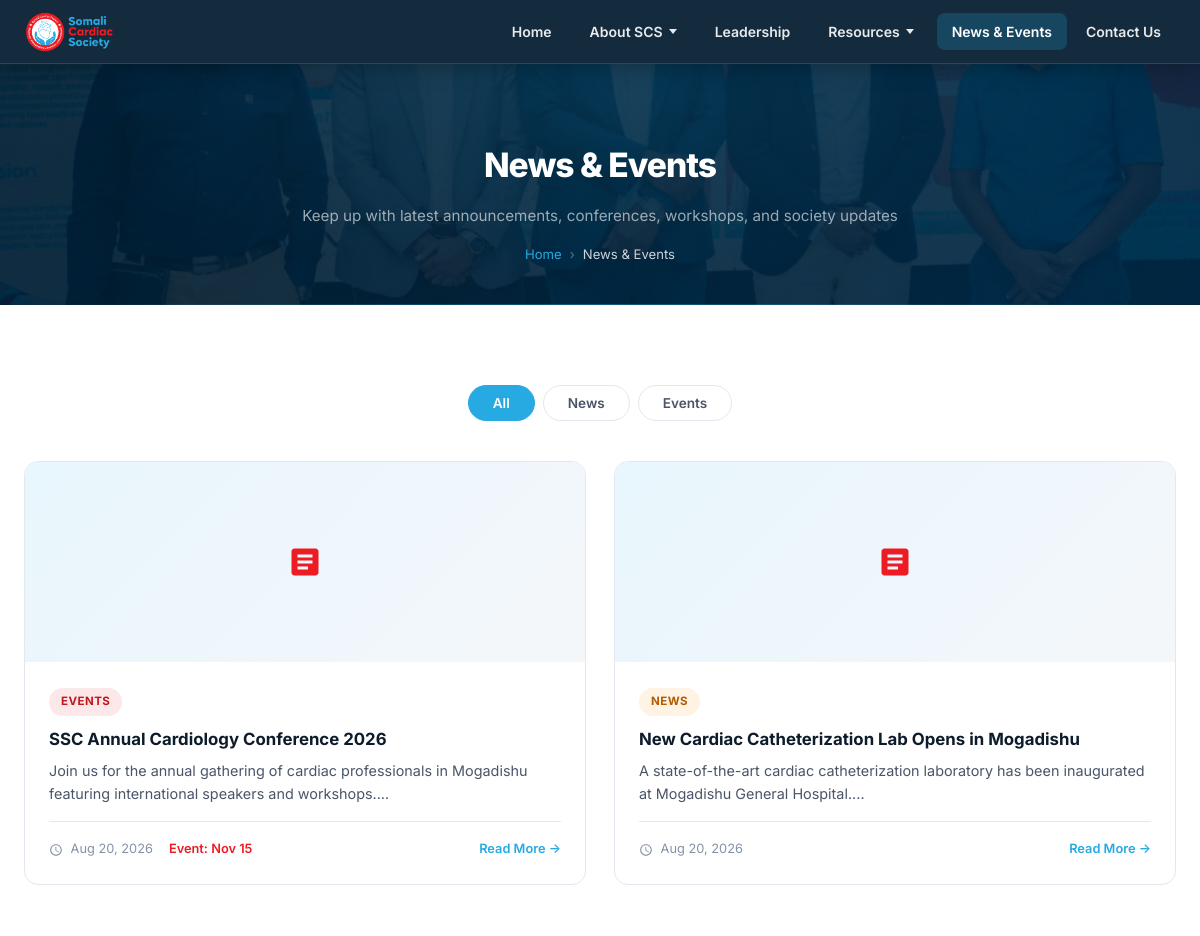
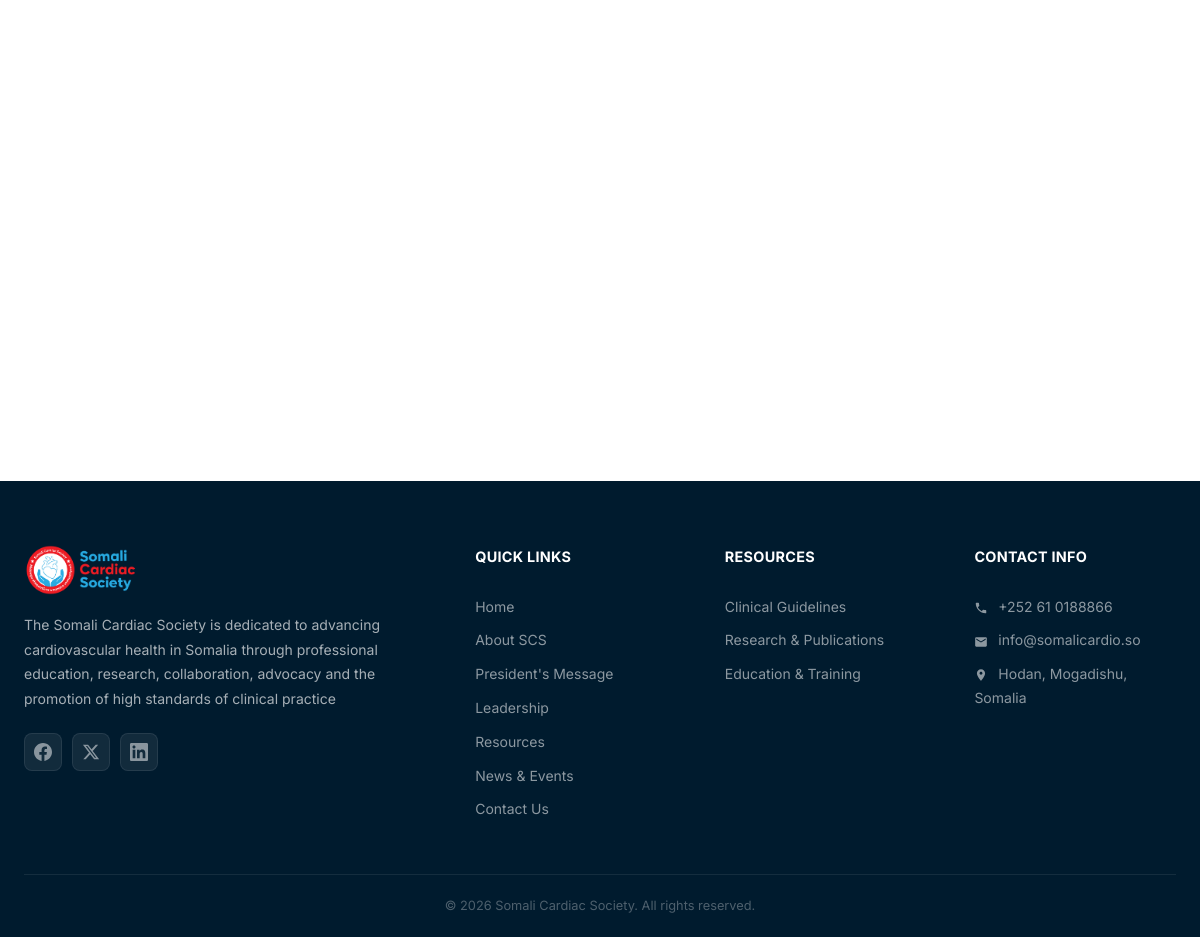
The app's page /news-events.php with its own data (2 pictures, top to bottom).
### tables this page shows
CREATE TABLE IF NOT EXISTS `content` (
    `id` INT AUTO_INCREMENT PRIMARY KEY,
    `title` VARCHAR(255) NOT NULL,
    `slug` VARCHAR(255) NOT NULL UNIQUE,
    `category` VARCHAR(50) NOT NULL,
    `summary` TEXT DEFAULT NULL,
    `body` TEXT DEFAULT NULL,
    `feature_image` VARCHAR(255) DEFAULT NULL,
    `event_date` DATE DEFAULT NULL,
    `author` VARCHAR(100) DEFAULT NULL,
    `is_published` TINYINT(1) NOT NULL DEFAULT 0,
    `created_at` TIMESTAMP DEFAULT CURRENT_TIMESTAMP,
    `updated_at` TIMESTAMP DEFAULT CURRENT_TIMESTAMP ON UPDATE CURRENT_TIMESTAMP,
    INDEX `idx_category` (`category`),
    INDEX `idx_published` (`is_published`),
    INDEX `idx_slug` (`slug`),
    INDEX `idx_event_date` (`event_date`)
);

### config/auth.php (called while the page is built, shortened)
<?php
function e(string|null $string): string {
    return htmlspecialchars($string ?? '', ENT_QUOTES, 'UTF-8');
}

### news-events.php (the view, shortened to what this page needs)
<?php
require_once __DIR__ . '/config/auth.php';
$category = isset($_GET['category']) ? trim($_GET['category']) : null;
$slug = isset($_GET['slug']) ? trim($_GET['slug']) : null;
try {
    $db = getDB();
    if ($slug) {
        $stmt = $db->prepare("SELECT * FROM content WHERE slug = :slug AND is_published = 1 LIMIT 1");
        $stmt->execute([':slug' => $slug]);
        $article = $stmt->fetch();
        if (!$article) {
            header('Location: news-events.php');
            exit;
        }
        $pageTitle = $article['title'];
    } else {
        $stmt = $db->query("SELECT * FROM content WHERE is_published = 1 AND category IN ('news', 'events') ORDER BY created_at DESC");
        $allContent = $stmt->fetchAll();
    }
} catch (Exception $ex) {
    $allContent = [];
    $article = null;
}
include __DIR__ . '/includes/header.php';
?>
<?php if (isset($article) && $article): ?>
<div class="page-header">
    <div class="container">
        <h1 style="font-size:1.8rem;max-width:700px;margin:0 auto;"><?php echo e($article['title']); ?></h1>
        <div class="breadcrumb">
            <a href="index.php">Home</a>
            <span>›</span>
            <a href="news-events.php">News &amp; Events</a>
            <span>›</span>
            <span style="color:rgba(255,255,255,0.8);"><?php echo e(ucfirst($article['category'])); ?></span>
        </div>
    </div>
</div>
<section class="section">
    <div class="container">
        <div class="content-detail fade-in">
            <?php if ($article['feature_image']): ?>
                <img src="<?php echo UPLOADS_URL . '/' . e($article['feature_image']); ?>" alt="<?php echo e($article['title']); ?>" class="feature-img">
            <?php endif; ?>
            <div class="meta">
                <span class="card-badge badge-<?php echo e($article['category']); ?>"><?php echo e(ucfirst($article['category'])); ?></span>
                <span>
                    <svg width="14" height="14" fill="currentColor" viewBox="0 0 24 24" style="vertical-align:middle;margin-right:4px;"><path d="M11.99 2C6.47 2 2 6.48 2 12s4.47 10 9.99 10C17.52 22 22 17.52 22 12S17.52 2 11.99 2zM12 20c-4.42 0-8-3.58-8-8s3.58-8 8-8 8 3.58 8 8-3.58 8-8 8zm.5-13H11v6l5.25 3.15.75-1.23-4.5-2.67z"/></svg>
                    <?php echo date('F d, Y', strtotime($article['created_at'])); ?>
                </span>
                <?php if ($article['author']): ?>
                <span>
                    <svg width="14" height="14" fill="currentColor" viewBox="0 0 24 24" style="vertical-align:middle;margin-right:4px;"><path d="M12 12c2.21 0 4-1.79 4-4s-1.79-4-4-4-4 1.79-4 4 1.79 4 4 4zm0 2c-2.67 0-8 1.34-8 4v2h16v-2c0-2.66-5.33-4-8-4z"/></svg>
                    <?php echo e($article['author']); ?>
                </span>
                <?php endif; ?>
                <?php if ($article['event_date']): ?>
                <span style="color:var(--primary-red);font-weight:600;">
                    <svg width="14" height="14" fill="currentColor" viewBox="0 0 24 24" style="vertical-align:middle;margin-right:4px;"><path d="M17 12h-5v5h5v-5zM16 1v2H8V1H6v2H5c-1.11 0-1.99.9-1.99 2L3 19c0 1.1.89 2 2 2h14c1.1 0 2-.9 2-2V5c0-1.1-.9-2-2-2h-1V1h-2zm3 18H5V8h14v11z"/></svg>
                    Event Date: <?php echo date('M d, Y', strtotime($article['event_date'])); ?>
                </span>
                <?php endif; ?>
            </div>
            <div class="body">
                <?php echo nl2br(e($article['body'])); ?>
            </div>
            <div style="margin-top:40px;padding-top:24px;border-top:1px solid var(--border-color);">
                <a href="news-events.php" class="btn btn-outline">← Back to News &amp; Events</a>
            </div>
        </div>
    </div>
</section>
<?php else: ?>
<div class="page-header" style="background: linear-gradient(135deg, rgba(0,27,46,0.9), rgba(0,40,69,0.92)), url('<?php echo SITE_URL; ?>/images/profile.jpeg') center/cover no-repeat;">
    <div class="container">
        <h1>News & Events</h1>
        <p>Keep up with latest announcements, conferences, workshops, and society updates</p>
        <div class="breadcrumb">
            <a href="index.php">Home</a>
            <span>›</span>
            <span style="color:rgba(255,255,255,0.8);">News &amp; Events</span>
        </div>
    </div>
</div>
<section class="section">
    <div class="container">
        <div class="filter-tabs fade-in">
            <button class="filter-tab <?php echo (!$category || $category === 'all') ? 'active' : ''; ?>" data-filter="all">All</button>
            <button class="filter-tab <?php echo ($category === 'news') ? 'active' : ''; ?>" data-filter="news">News</button>
            <button class="filter-tab <?php echo ($category === 'events') ? 'active' : ''; ?>" data-filter="events">Events</button>
        </div>
        <?php if (!empty($allContent)): ?>
        <div class="content-grid" style="grid-template-columns: repeat(2, 1fr);">
            <?php foreach ($allContent as $item): ?>
            <div class="card fade-in" data-category="<?php echo e($item['category']); ?>" style="transition: opacity 0.3s, transform 0.3s;">
                <?php if ($item['feature_image']): ?>
                    <img src="<?php echo UPLOADS_URL . '/' . e($item['feature_image']); ?>" alt="<?php echo e($item['title']); ?>" class="card-image">
                <?php else: ?>
                    <div class="card-image" style="display:flex;align-items:center;justify-content:center;background:linear-gradient(135deg,var(--primary-blue-light),var(--bg-gray));">
                        <svg width="36" height="36" fill="var(--primary-red)" viewBox="0 0 24 24"><path d="M19 3H5c-1.1 0-2 .9-2 2v14c0 1.1.9 2 2 2h14c1.1 0 2-.9 2-2V5c0-1.1-.9-2-2-2zm-5 14H7v-2h7v2zm3-4H7v-2h10v2zm0-4H7V7h10v2z"/></svg>
                    </div>
                <?php endif; ?>
                <div class="card-body">
                    <span class="card-badge badge-<?php echo e($item['category']); ?>"><?php echo e(ucfirst($item['category'])); ?></span>
                    <h3 class="card-title"><?php echo e($item['title']); ?></h3>
                    <p class="card-text"><?php echo e(substr($item['summary'] ?? '', 0, 140)); ?>...</p>
                    <div class="card-meta">
                        <span>
                            <svg width="14" height="14" fill="currentColor" viewBox="0 0 24 24" style="vertical-align:middle;margin-right:4px;"><path d="M11.99 2C6.47 2 2 6.48 2 12s4.47 10 9.99 10C17.52 22 22 17.52 22 12S17.52 2 11.99 2zM12 20c-4.42 0-8-3.58-8-8s3.58-8 8-8 8 3.58 8 8-3.58 8-8 8zm.5-13H11v6l5.25 3.15.75-1.23-4.5-2.67z"/></svg>
                            <?php echo date('M d, Y', strtotime($item['created_at'])); ?>
                        </span>
                        <?php if ($item['event_date']): ?>
                        <span style="color:var(--primary-red);font-weight:600;">Event: <?php echo date('M d', strtotime($item['event_date'])); ?></span>
                        <?php endif; ?>
                        <a href="news-events.php?slug=<?php echo e($item['slug']); ?>" style="color:var(--primary-blue);font-weight:600;margin-left:auto;">Read More →</a>
                    </div>
                </div>
            </div>
            <?php endforeach; ?>
        </div>
        <?php endif; ?>
    </div>
</section>
<?php endif; ?>
<?php include __DIR__ . '/includes/footer.php'; ?>

### assets/css/style.css (style rules this page uses)
:root { --primary-blue: #27AAE1; --primary-blue-dark: #1a8bbf; --primary-blue-light: #e8f6fd; --primary-blue-mid: #d0ecf8; --primary-red: #ED1C24; --primary-red-dark: #c4161e; --primary-red-light: #fde8e9; --bg-white: #FFFFFF; --bg-gray: #F4F7FA; --bg-dark: #001B2E; --bg-dark-mid: #002845; --text-primary: #0D1B2A; --text-secondary: #4A5568; --text-light: #8492A6; --text-white: #FFFFFF; --border-color: #E2E8F0; --shadow-sm: 0 1px 3px rgba(0,0,0,0.07); --shadow-md: 0 4px 18px rgba(0,0,0,0.09); --shadow-lg: 0 12px 40px rgba(0,0,0,0.12); --shadow-xl: 0 24px 64px rgba(0,0,0,0.15); --shadow-blue: 0 8px 32px rgba(39,170,225,0.25); --radius-sm: 8px; --radius-md: 14px; --radius-lg: 20px; --radius-xl: 28px; --transition: all 0.3s cubic-bezier(0.4, 0, 0.2, 1); --max-width: 1200px; --nav-height: 64px; }
*, *::before, *::after { box-sizing: border-box; margin: 0; padding: 0; }
html { scroll-behavior: smooth; font-size: 16px; }
body { font-family: 'Inter', -apple-system, BlinkMacSystemFont, sans-serif; color: var(--text-primary); background: var(--bg-white); line-height: 1.7; -webkit-font-smoothing: antialiased; overflow-x: hidden; }
a { text-decoration: none; color: inherit; transition: var(--transition); }
.container { width: 100%; max-width: var(--max-width); margin: 0 auto; padding: 0 24px; }
.section { padding: 80px 0; }
.card { background: var(--bg-white); border-radius: var(--radius-md); border: 1px solid var(--border-color); overflow: hidden; transition: var(--transition); }
.card-image { width: 100%; height: 200px; object-fit: cover; background: linear-gradient(135deg, var(--primary-blue-light), var(--bg-gray)); }
.card-body { padding: 24px; }
.card-badge { display: inline-block; padding: 4px 12px; border-radius: 50px; font-size: 0.72rem; font-weight: 700; text-transform: uppercase; margin-bottom: 12px; letter-spacing: 0.04em; }
.badge-news { background: #FFF3E4; color: #b35a00; }
.badge-events { background: var(--primary-red-light); color: var(--primary-red-dark); }
.card-title { font-size: 1.05rem; font-weight: 700; margin-bottom: 8px; color: var(--text-primary); line-height: 1.4; }
.card-text { font-size: 0.9rem; color: var(--text-secondary); line-height: 1.6; }
.card-meta { display: flex; align-items: center; gap: 16px; margin-top: 16px; padding-top: 16px; border-top: 1px solid var(--border-color); font-size: 0.8rem; color: var(--text-light); }
.content-grid { display: grid; grid-template-columns: repeat(3,1fr); gap: 28px; }
.page-header { padding: 72px 0 40px; margin-top: var(--nav-height); background: linear-gradient(135deg, var(--bg-dark) 0%, var(--bg-dark-mid) 100%); text-align: center; position: relative; overflow: hidden; }
.page-header::before { content: ''; position: absolute; inset: 0; background: radial-gradient(ellipse at 50% 0%, rgba(39,170,225,0.12), transparent 65%); }
.page-header::after { content: ''; position: absolute; bottom: 0; left: 0; right: 0; height: 1px; background: linear-gradient(90deg, transparent, rgba(39,170,225,0.4), transparent); }
.page-header h1 { font-size: 2.1rem; font-weight: 800; color: #fff; margin-bottom: 10px; position: relative; letter-spacing: -0.03em; }
.page-header p { color: rgba(255,255,255,0.6); font-size: 0.95rem; position: relative; }
.breadcrumb { display: flex; align-items: center; justify-content: center; gap: 8px; margin-top: 14px; font-size: 0.82rem; position: relative; }
.breadcrumb a { color: var(--primary-blue); }
.breadcrumb span { color: rgba(255,255,255,0.35); }
.filter-tabs { display: flex; gap: 8px; justify-content: center; margin-bottom: 40px; flex-wrap: wrap; }
.filter-tab { padding: 9px 24px; border-radius: 50px; border: 1.5px solid var(--border-color); font-size: 0.85rem; font-weight: 600; cursor: pointer; background: var(--bg-white); color: var(--text-secondary); transition: var(--transition); font-family: 'Inter', sans-serif; }
.filter-tab.active { background: var(--primary-blue); color: #fff; border-color: var(--primary-blue); }
.fade-in { opacity: 0; transform: translateY(28px); transition: all 0.65s cubic-bezier(0.4,0,0.2,1); }
.fade-in.visible { opacity: 1; transform: translateY(0); }

### records on screen
content: category "EVENTS", title "SSC Annual Cardiology Conference 2026", summary "Join us for the annual gathering of cardiac professionals in Mogadishu featuring international speakers and workshops.", created_at "Aug 20, 2026", event_date "Nov 15"
content: category "NEWS", title "New Cardiac Catheterization Lab Opens in Mogadishu", summary "A state-of-the-art cardiac catheterization laboratory has been inaugurated at Mogadishu General Hospital.", created_at "Aug 20, 2026"
